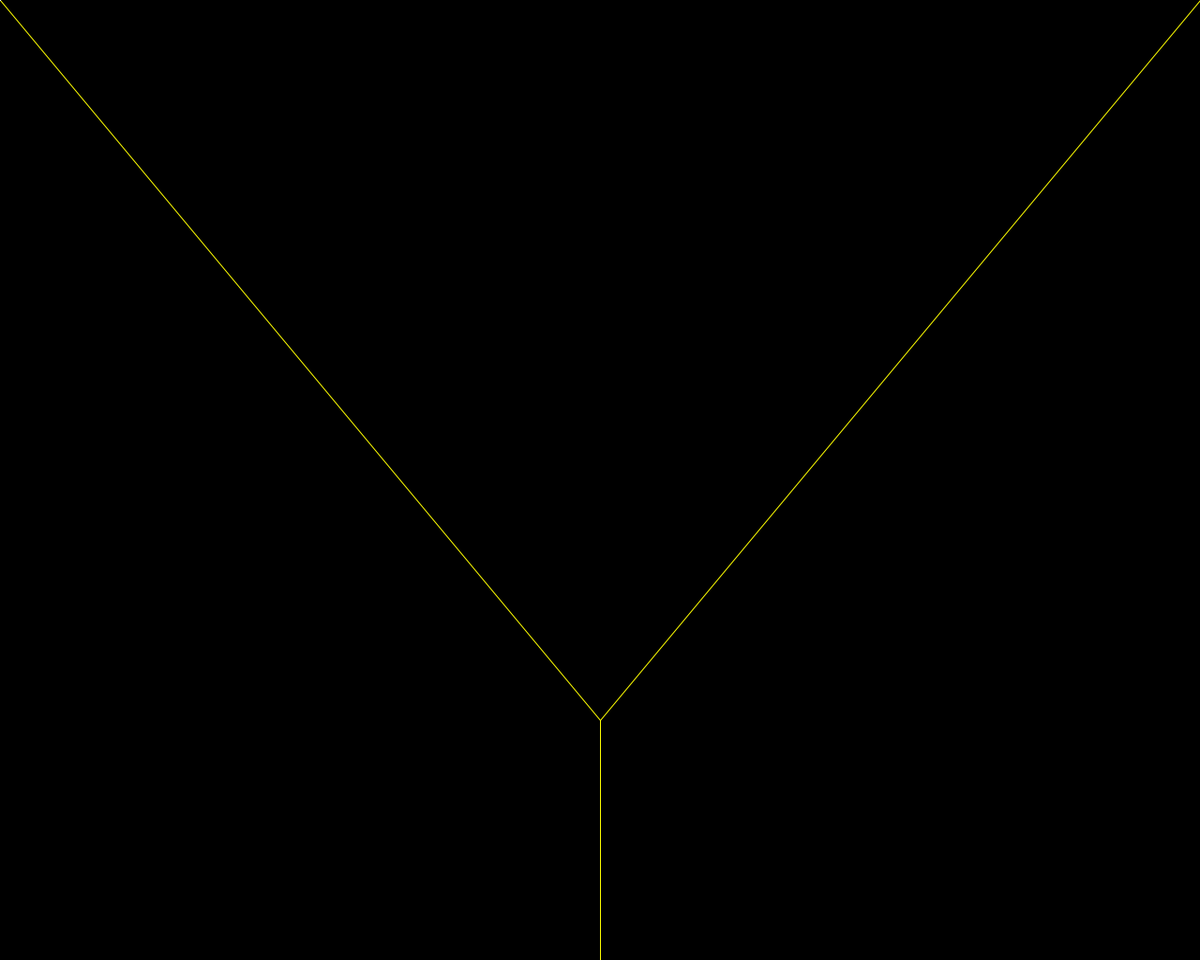
Frame 1 (no input)
Frame 60 (the mouse pressed at the canvas centre just before this capture): identical to frame 1, image omitted
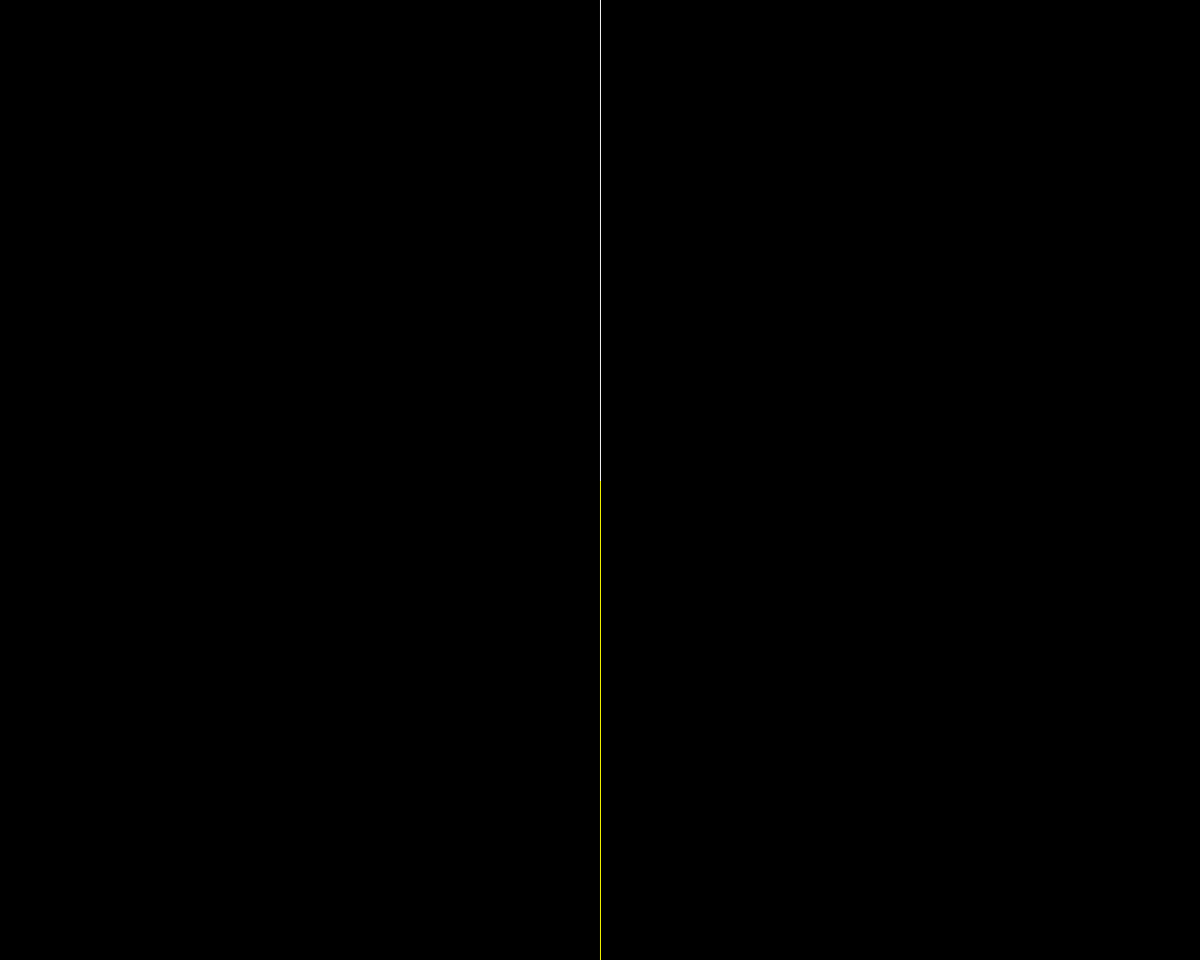
Frame 120 (the mouse held since frame 60 and released just before this capture)

The Processing sketch that drew these frames (run headless with seeded random() and noise(); from frame 60 on, the mouse is pressed at the canvas centre):

// Processing sketch: GUTSXL_fractal4
// ── GUTSXL_fractal4.pde
int numLevels = 3;
Branch branch1;
Branch branch2;

long numCalls = 0;

void setup() {
  size(1280,1024);
  
  branch1 = new Branch();
  branch2 = new Branch();

  Segment firstSegment = new Segment(width/2, height, width/2, height/2 + height/4);
  branch1.setFirstSegment(firstSegment);
  branch2.setFirstSegment(firstSegment);
}

void draw() {
  background(0);
  stroke(255,255,0);
  
  branch1.makeNewSecondSegment(mouseX, mouseY);
  branch1.calcBranch();

  branch2.makeNewSecondSegment(width - mouseX, mouseY);
  branch2.calcBranch();

  branch1.drawGeneratingSegments();
  branch2.drawGeneratingSegments();
  
  stroke(255);
  numCalls = 0;
  drawTree(branch1, branch2, branch1.getSecondSegment(), numLevels);
  drawTree(branch1, branch2, branch2.getSecondSegment(), numLevels);
  println("Num Calls: " + numCalls);
}

void drawTree(Branch branch1, Branch branch2, Segment lastSegment, int level) {
  numCalls += 1;
  Segment nextSegment1 = branch1.getNextSegment(lastSegment);
  Segment nextSegment2 = branch2.getNextSegment(lastSegment);
  nextSegment1.draw();
  nextSegment2.draw();
  
  if (level > 0) {
    drawTree(branch1, branch2, nextSegment1, level - 1);  
    drawTree(branch1, branch2, nextSegment2, level - 1);  
  }  
}


// ── branch.pde

class Branch {
  private float branchChangeInLength;
  private float branchChangeInAngle;

  private Segment firstSegment;
  private Segment secondSegment;

  void setFirstSegment(Segment newFirstSegment) {
    firstSegment = newFirstSegment;  
  }

  Segment getSecondSegment() {
    return secondSegment;
  }    

  void setSecondSegment(Segment newSecondSegment) {
    secondSegment = newSecondSegment;  
  }

  void makeNewSecondSegment(float x, float y) {
    setSecondSegment(firstSegment.makeNewSegmentTo(x,y));  
  }

  void calcBranch() {
    branchChangeInLength = secondSegment.getLength() / firstSegment.getLength();
    branchChangeInAngle = secondSegment.getAngle() - firstSegment.getAngle();
  }

  Segment getNextSegment(Segment lastSegment) {
    float newLength = lastSegment.getLength() * branchChangeInLength;
    float newAngle = lastSegment.getAngle() + branchChangeInAngle;
    float newStartX = lastSegment.endX;
    float newStartY = lastSegment.endY;
    float newEndX = newStartX + cos(newAngle) * newLength;
    float newEndY = newStartY + sin(newAngle) * newLength;

    return new Segment(newStartX, newStartY, newEndX, newEndY);
  }

  void drawGeneratingSegments() {
    firstSegment.draw();
    secondSegment.draw();  
  }
}


// ── segment.pde

class Segment {
  private float startX, startY, endX, endY;
  
  public Segment(float startX, float startY, float endX, float endY) {
    this.startX = startX;
    this.startY = startY;
    this.endX = endX;
    this.endY = endY;   
  }
  
  float getLength() {
    return sqrt(sq(endX - startX) + sq(endY - startY));
  }  
  
  float getAngle() {
    return atan2(endY-startY, endX-startX);  
  }
  
  Segment makeNewSegmentTo(float x, float y) {
    return new Segment(endX, endY, x, y);  
  }
  
  void draw() {
    line(startX, startY, endX, endY);  
  }
  
}
